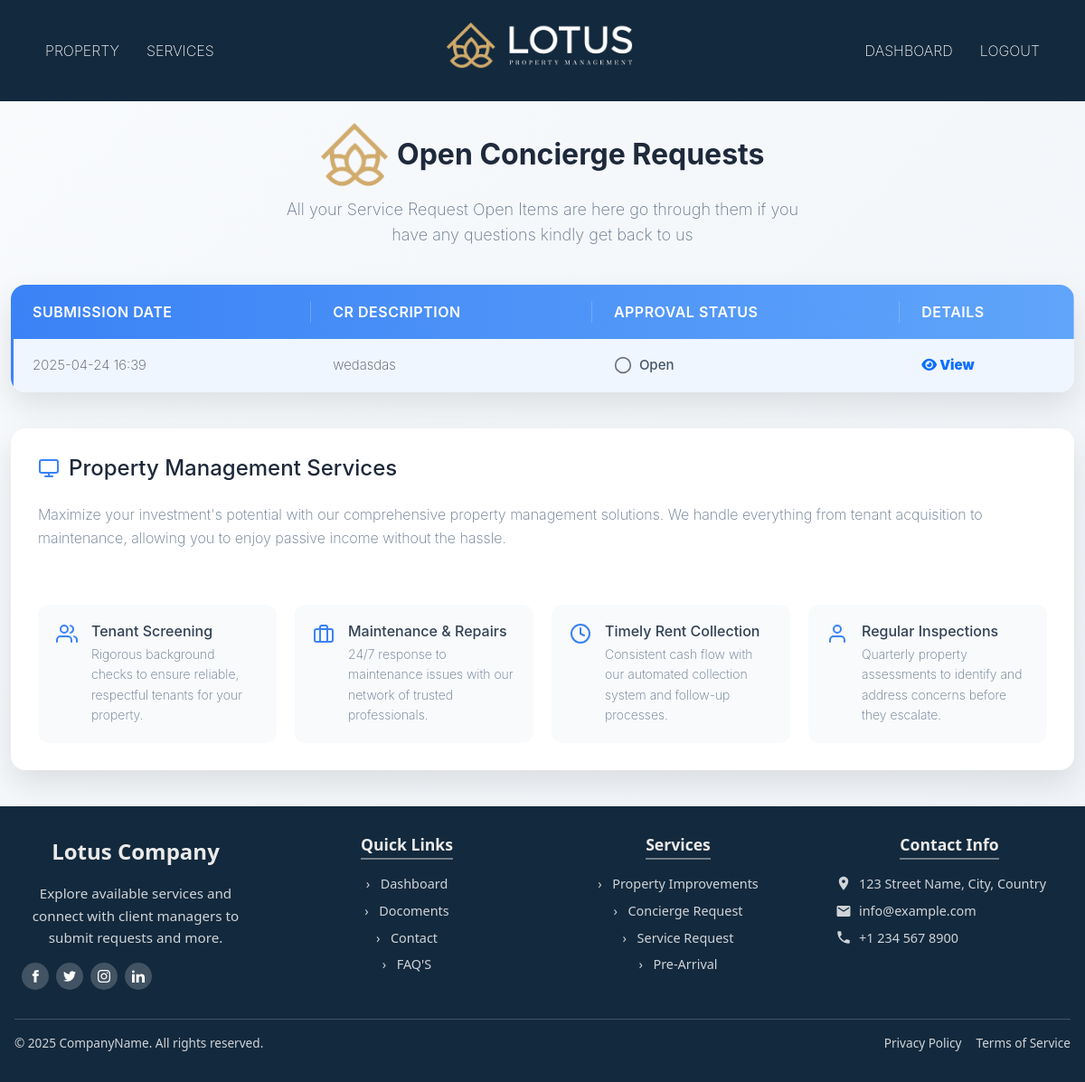
Page /open_concierge_services (signed in) on the committed database.
### servicedetails/models.py (models this page shows, shortened)
class ConciergeServiceRequest(models.Model):
    STATUS_CHOICES = [
        ('pending', 'Pending'),
        ('open', 'Open'),
        ('completed', 'Completed'),
        ('denied', 'Denied'),
    ]
    user = models.ForeignKey(Client, on_delete=models.CASCADE)
    description = models.TextField()
    status = models.CharField(max_length=10, choices=STATUS_CHOICES, default='open')
    vendor = models.ForeignKey(Vendor, on_delete=models.SET_NULL, null=True, blank=True)
    created_at = models.DateTimeField(auto_now_add=True)
    completation_denied_date = models.DateField(blank=True, null=True)
    cost = models.BigIntegerField(default=0)

### mainapp/views.py (the view)
# urls.py: path('open_concierge_services', open_concierge_services, name='open_concierge_services'),  # ✅ Added service request URL
def open_concierge_services(request):
    client_id = request.session.get("client_id")
    if not client_id:
        return redirect("mainapp:client_login")
    try:
        client = Client.objects.get(id=client_id)
    except Client.DoesNotExist:
        return redirect("mainapp:client_login")
    service_requests = ConciergeServiceRequest.objects.filter(user=client, status='open').order_by('-created_at')
    return render(request, 'services/concierge/open_services.html', {'service_requests': service_requests})

### template/services/concierge/open_services.html (shortened to what this page needs)
{% extends "outbase.html" %}
{% load static %}
{% block content %}
<link rel="stylesheet" href="https://cdnjs.cloudflare.com/ajax/libs/font-awesome/6.5.0/css/all.min.css">
    <div class="container">
        <header>
            <div class="logo">
               <img src="{% static 'img/smalllogo.png' %}" alt="">
               Open Concierge Requests
            </div>
            <p class="tagline">All your Service Request Open Items are here go through them if you have any questions kindly get back to us</p>
        </header>
        <div class="table-container">
            <table class="services-table">
                <thead>
                    <tr>
                        <th>Submission Date</th>
                        <th>CR Description</th>
                        <th>Approval Status</th>
                        <th>Details</th>
                    </tr>
                </thead>
                <tbody>
                    {% for request in service_requests %}
                    <tr class="{% if request.status == 'open' %}active{% endif %}">
                        <td class="cr-date">{{ request.created_at|date:"Y-m-d H:i" }}</td>
                        <td class="cr-description">{{ request.description }}</td>
                        <td class="cr-status availability-badge">
                            {% if request.status == 'completed' %}
                                <svg xmlns="http://www.w3.org/2000/svg" width="20" height="20" viewBox="0 0 24 24" fill="none" stroke="#10b981" stroke-width="2" stroke-linecap="round" stroke-linejoin="round"><polyline points="20 6 9 17 4 12"></polyline></svg>
                                Completed
                            {% elif request.status == 'pending' %}
                                <svg xmlns="http://www.w3.org/2000/svg" width="20" height="20" viewBox="0 0 24 24" fill="none" stroke="orange" stroke-width="2" stroke-linecap="round" stroke-linejoin="round"><circle cx="12" cy="12" r="10"></circle></svg>
                                Pending
                            {% elif request.status == 'denied' %}
                                <svg xmlns="http://www.w3.org/2000/svg" width="20" height="20" viewBox="0 0 24 24" fill="none" stroke="red" stroke-width="2" stroke-linecap="round" stroke-linejoin="round"><line x1="18" y1="6" x2="6" y2="18"></line><line x1="6" y1="6" x2="18" y2="18"></line></svg>
                                Denied
                            {% else %}
                                <svg xmlns="http://www.w3.org/2000/svg" width="20" height="20" viewBox="0 0 24 24" fill="none" stroke="#6b7280" stroke-width="2" stroke-linecap="round" stroke-linejoin="round"><circle cx="12" cy="12" r="10"></circle></svg>
                                Open
                            {% endif %}
                        </td>
                        <td>
                            <a href="#" class="btn-outline-primary" title="View" onclick="openCRModal(this)">
                                <i class="fa-solid fa-eye"><b> View </b></i>
                            </a>
                        </td>
                    </tr>
                    {% empty %}
                    <tr>
                        <td colspan="4">No service requests found.</td>
                    </tr>
                    {% endfor %}
                </tbody>
            </table>
        </div>
        <div class="service-details">
            <h2>
                Property Management Services
            </h2>
            <p>Maximize your investment's potential with our comprehensive property management solutions. We handle everything from tenant acquisition to maintenance, allowing you to enjoy passive income without the hassle.</p>
            <div class="features-grid">
                <div class="feature-card">
                    <div>
                        <h3>Tenant Screening</h3>
                        <p>Rigorous background checks to ensure reliable, respectful tenants for your property.</p>
                    </div>
                </div>
                <div class="feature-card">
                    <svg xmlns="http://www.w3.org/2000/svg" width="24" height="24" viewBox="0 0 24 24" fill="none" stroke="currentColor" stroke-width="2" stroke-linecap="round" stroke-linejoin="round">
                        <rect x="2" y="7" width="20" height="14" rx="2" ry="2"></rect>
                        <path d="M16 21V5a2 2 0 0 0-2-2h-4a2 2 0 0 0-2 2v16"></path>
                    </svg>
                    <div>
                        <h3>Maintenance & Repairs</h3>
                        <p>24/7 response to maintenance issues with our network of trusted professionals.</p>
                    </div>
                </div>
                <div class="feature-card">
                    <svg xmlns="http://www.w3.org/2000/svg" width="24" height="24" viewBox="0 0 24 24" fill="none" stroke="currentColor" stroke-width="2" stroke-linecap="round" stroke-linejoin="round">
                        <circle cx="12" cy="12" r="10"></circle>
                        <polyline points="12 6 12 12 16 14"></polyline>
                    </svg>
                    <div>
                        <h3>Timely Rent Collection</h3>
                        <p>Consistent cash flow with our automated collection system and follow-up processes.</p>
                    </div>
                </div>
                <div class="feature-card">
                    <svg xmlns="http://www.w3.org/2000/svg" width="24" height="24" viewBox="0 0 24 24" fill="none" stroke="currentColor" stroke-width="2" stroke-linecap="round" stroke-linejoin="round">
                        <path d="M20 21v-2a4 4 0 0 0-4-4H8a4 4 0 0 0-4 4v2"></path>
                        <circle cx="12" cy="7" r="4"></circle>
                    </svg>
                    <div>
                        <h3>Regular Inspections</h3>
                        <p>Quarterly property assessments to identify and address concerns before they escalate.</p>
                    </div>
                </div>
            </div>
        </div>
    </div>
{% endblock content %}

### template/services/concierge/open_services.html (style rules this page uses)
* { box-sizing: border-box; font-family: 'Inter', 'Segoe UI', Tahoma, Geneva, Verdana, sans-serif; }
body { background: linear-gradient(135deg, #f8fafc 0%, #f0f4f8 100%); color: #334155; min-height: 100vh; }
.container { max-width: 1200px; margin: 0 auto; }
header { margin-top: 2%; text-align: center; margin-bottom: 40px; padding: 0 20px; }
.logo { font-size: 32px; font-weight: 700; color: #1e293b; margin-bottom: 12px; display: flex; align-items: center; justify-content: center; transition: all 0.3s ease; }
.tagline { font-size: 18px; color: #64748b; max-width: 600px; margin: 0 auto; line-height: 1.6; }
.table-container { background: white; border-radius: 16px; box-shadow: 0 15px 35px rgba(0, 0, 0, 0.1); overflow: hidden; margin-bottom: 40px; position: relative; transition: all 0.3s ease; overflow-x: auto; }
.services-table { width: 100%; border-collapse: collapse; text-align: left; min-width: 650px; }
.services-table thead { background: linear-gradient(90deg, #3b82f6, #60a5fa); color: white; }
.services-table th { padding: 18px 24px; font-weight: 600; font-size: 16px; position: relative; text-transform: uppercase; letter-spacing: 0.5px; }
.services-table th:not(:last-child)::after { content: ''; position: absolute; right: 0; top: 18px; bottom: 18px; width: 1px; background: rgba(255, 255, 255, 0.2); }
.services-table tbody tr { border-bottom: 1px solid #e2e8f0; cursor: pointer; transition: all 0.2s ease; }
.services-table tbody tr:last-child { border-bottom: none; }
.services-table tbody tr.active { background: #eff6ff; box-shadow: inset 3px 0 0 #3b82f6; }
.services-table td { padding: 18px 24px; font-size: 15px; color: #475569; }
.availability-badge { display: flex; align-items: center; font-weight: 500; }
.availability-badge svg { margin-right: 8px; }
.service-details { background: white; border-radius: 16px; box-shadow: 0 15px 35px rgba(0, 0, 0, 0.1); padding: 30px; margin-bottom: 40px; transition: all 0.3s ease; display: flex; flex-direction: column; gap: 20px; }
.service-details h2 { color: #1e293b; font-size: 24px; margin-bottom: 5px; display: flex; align-items: center; gap: 10px; }
.service-details h2 svg { color: #3b82f6; }
.service-details p { color: #64748b; line-height: 1.6; margin-bottom: 20px; }
.features-grid { display: grid; grid-template-columns: repeat(auto-fill, minmax(250px, 1fr)); gap: 20px; margin-top: 20px; }
.feature-card { background: #f8fafc; border-radius: 12px; padding: 20px; display: flex; align-items: flex-start; gap: 15px; transition: all 0.2s ease; }
.feature-card svg { color: #3b82f6; flex-shrink: 0; }
.feature-card h3 { font-size: 16px; color: #334155; margin-bottom: 5px; }
.feature-card p { font-size: 14px; color: #64748b; margin: 0; }

### rows in the picture
ConciergeServiceRequest: created_at "2025-04-24 16:39", description "wedasdas", status "open" (drawn)
